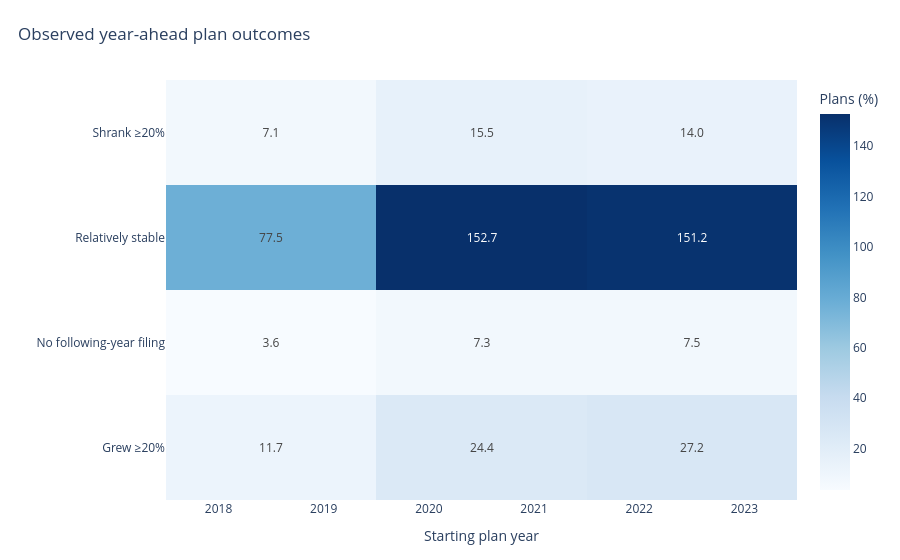

Here is the notebook cell this chart was saved with:
### Markdown cell above
# 2. Can we predict which plans are likely to terminate, merge, or shrink the following year? (Possible ML question)

### Code cell
plans = (
    F_5500[
        [
            "SPONS_DFE_EIN",
            "SPONS_DFE_PN",
            "FORM_YEAR",
            "TOT_PARTCP_BOY_CNT",
            "TOT_ACTIVE_PARTCP_CNT",
        ]
    ]
    .copy()
)

plans["year"] = pd.to_numeric(plans["FORM_YEAR"], errors="coerce")
plans["participants"] = pd.to_numeric(
    plans["TOT_PARTCP_BOY_CNT"], errors="coerce"
)
plans["active_participants"] = pd.to_numeric(
    plans["TOT_ACTIVE_PARTCP_CNT"], errors="coerce"
)

plans = plans.dropna(
    subset=["SPONS_DFE_EIN", "SPONS_DFE_PN", "year"]
)

plans["plan_id"] = (
    plans["SPONS_DFE_EIN"].astype(str).str.strip()
    + "_"
    + plans["SPONS_DFE_PN"].astype(str).str.strip()
)

# Match each plan to the following year's filing.
prior = plans.rename(
    columns={
        "year": "prior_year",
        "participants": "prior_participants",
        "active_participants": "prior_active",
    }
)

future = plans.rename(
    columns={
        "year": "next_year",
        "participants": "next_participants",
        "active_participants": "next_active",
    }
)

transitions = prior.merge(
    future[
        [
            "plan_id",
            "next_year",
            "next_participants",
            "next_active",
        ]
    ],
    on="plan_id",
    how="left",
)

transitions = transitions[
    transitions["next_year"].eq(transitions["prior_year"] + 1)
].copy()

# Classify what happened to the plan.
transitions["participant_change_pct"] = np.where(
    transitions["prior_participants"] > 0,
    (
        transitions["next_participants"]
        - transitions["prior_participants"]
    )
    / transitions["prior_participants"]
    * 100,
    np.nan,
)

transitions["outcome"] = np.select(
    [
        transitions["next_participants"].isna(),
        transitions["participant_change_pct"] <= -20,
        transitions["participant_change_pct"] >= 20,
    ],
    [
        "No following-year filing",
        "Shrank ≥20%",
        "Grew ≥20%",
    ],
    default="Relatively stable",
)

q2 = (
    transitions
    .groupby(["prior_year", "outcome"], as_index=False)
    .size()
    .rename(columns={"size": "plans"})
)

q2["share"] = (
    q2["plans"]
    / q2.groupby("prior_year")["plans"].transform("sum")
    * 100
)

# Keep the most recent complete transition years.
q2 = q2[q2["prior_year"] <= 2023]

fig = px.density_heatmap(
    q2,
    x="prior_year",
    y="outcome",
    z="share",
    text_auto=".1f",
    title="Observed year-ahead plan outcomes",
    labels={
        "prior_year": "Starting plan year",
        "outcome": "",
        "share": "Share of plans (%)",
    },
    color_continuous_scale="Blues",
)

fig.update_layout(
    template="plotly_white",
    title_x=0.02,
    margin=dict(l=80, r=30, t=80, b=60),
    coloraxis_colorbar=dict(title="Plans (%)"),
)

fig.update_traces(
    hovertemplate=(
        "Starting year: %{x}<br>"
        "Outcome: %{y}<br>"
        "Share: %{z:.1f}%<extra></extra>"
    )
)

fig.show()
fig.write_image(ANALYSIS_PATH / "02-plan-outcomes.png", scale = 2)

### Figure 1 — Plotly figure (JSON) as saved in the notebook; plotly's stock layout.template omitted (floating-point values rounded to 4 significant figures)
{"data": [{"coloraxis": "coloraxis", "histfunc": "sum", "hovertemplate": "Starting year: %{x}<br>Outcome: %{y}<br>Share: %{z:.1f}%<extra></extra>", "name": "", "texttemplate": "%{z:.1f}", "type": "histogram2d", "x": [2019, 2019, 2019, 2019, 2020, 2020, 2020, 2020, 2021, 2021, 2021, 2021, 2022, 2022, 2022, 2022, 2023, 2023, 2023, 2023], "xaxis": "x", "xbingroup": "x", "y": ["Grew ≥20%", "No following-year filing", "Relatively stable", "Shrank ≥20%", "Grew ≥20%", "No following-year filing", "Relatively stable", "Shrank ≥20%", "Grew ≥20%", "No following-year filing", "Relatively stable", "Shrank ≥20%", "Grew ≥20%", "No following-year filing", "Relatively stable", "Shrank ≥20%", "Grew ≥20%", "No following-year filing", "Relatively stable", "Shrank ≥20%"], "yaxis": "y", "ybingroup": "y", "z": [11.73, 3.628, 77.5, 7.139, 11.0, 3.718, 76.75, 8.534, 13.43, 3.609, 75.95, 7.011, 14.83, 3.708, 74.68, 6.789, 12.42, 3.813, 76.56, 7.21]}], "layout": {"coloraxis": {"autocolorscale": false, "colorbar": {"title": {"text": "Plans (%)"}}, "colorscale": [[0, "rgb(247,251,255)"], [0.125, "rgb(222,235,247)"], [0.25, "rgb(198,219,239)"], [0.375, "rgb(158,202,225)"], [0.5, "rgb(107,174,214)"], [0.625, "rgb(66,146,198)"], [0.75, "rgb(33,113,181)"], [0.875, "rgb(8,81,156)"], [1, "rgb(8,48,107)"]]}, "legend": {"tracegroupgap": 0}, "margin": {"b": 60, "l": 80, "r": 30, "t": 80}, "title": {"text": "Observed year-ahead plan outcomes", "x": 0.02}, "xaxis": {"anchor": "y", "domain": [0, 1], "title": {"text": "Starting plan year"}}, "yaxis": {"anchor": "x", "domain": [0, 1], "title": {"text": ""}}}}
